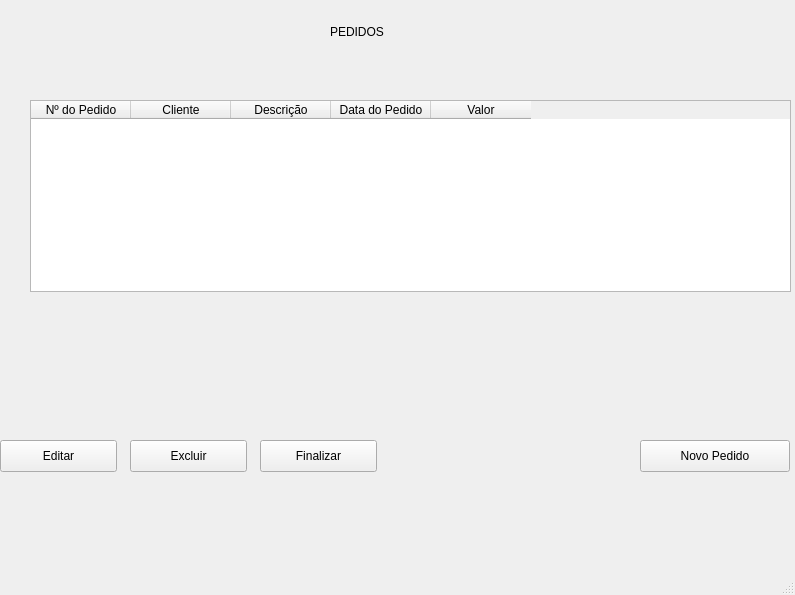
<?xml version="1.0" encoding="UTF-8"?>
<ui version="4.0">
 <class>MainWindo</class>
 <widget class="QMainWindow" name="MainWindo">
  <property name="geometry">
   <rect>
    <x>0</x>
    <y>0</y>
    <width>795</width>
    <height>595</height>
   </rect>
  </property>
  <property name="windowTitle">
   <string>MainWindow</string>
  </property>
  <widget class="QWidget" name="centralwidget">
   <widget class="QLabel" name="label">
    <property name="geometry">
     <rect>
      <x>330</x>
      <y>20</y>
      <width>89</width>
      <height>23</height>
     </rect>
    </property>
    <property name="text">
     <string>PEDIDOS</string>
    </property>
   </widget>
   <widget class="QPushButton" name="pushButton_5_novo_pedido">
    <property name="geometry">
     <rect>
      <x>640</x>
      <y>440</y>
      <width>150</width>
      <height>32</height>
     </rect>
    </property>
    <property name="text">
     <string>Novo Pedido</string>
    </property>
   </widget>
   <widget class="QPushButton" name="pushButton_editar">
    <property name="geometry">
     <rect>
      <x>0</x>
      <y>440</y>
      <width>117</width>
      <height>32</height>
     </rect>
    </property>
    <property name="text">
     <string>Editar</string>
    </property>
   </widget>
   <widget class="QPushButton" name="pushButton_2_excluir">
    <property name="geometry">
     <rect>
      <x>130</x>
      <y>440</y>
      <width>117</width>
      <height>32</height>
     </rect>
    </property>
    <property name="text">
     <string>Excluir</string>
    </property>
   </widget>
   <widget class="QPushButton" name="pushButton_3_finalizar">
    <property name="geometry">
     <rect>
      <x>260</x>
      <y>440</y>
      <width>117</width>
      <height>32</height>
     </rect>
    </property>
    <property name="text">
     <string>Finalizar</string>
    </property>
   </widget>
   <widget class="QTableWidget" name="tableWidget_pedidos">
    <property name="geometry">
     <rect>
      <x>30</x>
      <y>100</y>
      <width>761</width>
      <height>192</height>
     </rect>
    </property>
    <column>
     <property name="text">
      <string>Nº do Pedido</string>
     </property>
    </column>
    <column>
     <property name="text">
      <string>Cliente</string>
     </property>
    </column>
    <column>
     <property name="text">
      <string>Descrição</string>
     </property>
    </column>
    <column>
     <property name="text">
      <string>Data do Pedido</string>
     </property>
    </column>
    <column>
     <property name="text">
      <string>Valor</string>
     </property>
    </column>
   </widget>
  </widget>
  <widget class="QMenuBar" name="menubar">
   <property name="geometry">
    <rect>
     <x>0</x>
     <y>0</y>
     <width>795</width>
     <height>28</height>
    </rect>
   </property>
  </widget>
  <widget class="QStatusBar" name="statusbar"/>
 </widget>
 <resources/>
 <connections/>
</ui>
